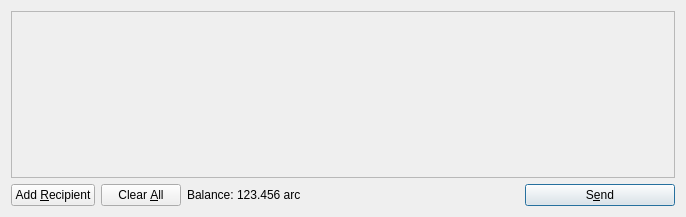
<?xml version="1.0" encoding="UTF-8"?>
<ui version="4.0">
 <class>SendCoinsDialog</class>
 <widget class="QDialog" name="SendCoinsDialog">
  <property name="geometry">
   <rect>
    <x>0</x>
    <y>0</y>
    <width>686</width>
    <height>217</height>
   </rect>
  </property>
  <property name="windowTitle">
   <string>Send Coins</string>
  </property>
  <layout class="QVBoxLayout" name="verticalLayout">
   <item>
    <widget class="QScrollArea" name="scrollArea">
     <property name="widgetResizable">
      <bool>true</bool>
     </property>
     <widget class="QWidget" name="scrollAreaWidgetContents">
      <property name="geometry">
       <rect>
        <x>0</x>
        <y>0</y>
        <width>666</width>
        <height>165</height>
       </rect>
      </property>
      <layout class="QVBoxLayout" name="verticalLayout_2">
       <property name="margin">
        <number>0</number>
       </property>
       <item>
        <layout class="QVBoxLayout" name="entries">
         <property name="spacing">
          <number>6</number>
         </property>
        </layout>
       </item>
       <item>
        <spacer name="verticalSpacer">
         <property name="orientation">
          <enum>Qt::Vertical</enum>
         </property>
         <property name="sizeHint" stdset="0">
          <size>
           <width>20</width>
           <height>40</height>
          </size>
         </property>
        </spacer>
       </item>
      </layout>
     </widget>
    </widget>
   </item>
   <item>
    <layout class="QHBoxLayout" name="horizontalLayout">
     <item>
      <widget class="QPushButton" name="addButton">
       <property name="toolTip">
        <string>Send to multiple recipients at once</string>
       </property>
       <property name="text">
        <string>Add &amp;Recipient</string>
       </property>
       <property name="icon">
        <iconset resource="../bitcoin.qrc">
         <normaloff>:/icons/add</normaloff>:/icons/add</iconset>
       </property>
       <property name="autoDefault">
        <bool>false</bool>
       </property>
      </widget>
     </item>
     <item>
      <widget class="QPushButton" name="clearButton">
       <property name="sizePolicy">
        <sizepolicy hsizetype="Minimum" vsizetype="Fixed">
         <horstretch>0</horstretch>
         <verstretch>0</verstretch>
        </sizepolicy>
       </property>
       <property name="toolTip">
        <string>Remove all transaction fields</string>
       </property>
       <property name="text">
        <string>Clear &amp;All</string>
       </property>
       <property name="icon">
        <iconset resource="../bitcoin.qrc">
         <normaloff>:/icons/remove</normaloff>:/icons/remove</iconset>
       </property>
       <property name="autoRepeatDelay">
        <number>300</number>
       </property>
       <property name="autoDefault">
        <bool>false</bool>
       </property>
      </widget>
     </item>
     <item>
      <layout class="QHBoxLayout" name="horizontalLayout_2">
       <property name="spacing">
        <number>3</number>
       </property>
       <item>
        <widget class="QLabel" name="label">
         <property name="text">
          <string>Balance:</string>
         </property>
        </widget>
       </item>
       <item>
        <widget class="QLabel" name="labelBalance">
         <property name="cursor">
          <cursorShape>IBeamCursor</cursorShape>
         </property>
         <property name="text">
          <string>123.456 arc</string>
         </property>
         <property name="textInteractionFlags">
          <set>Qt::LinksAccessibleByMouse|Qt::TextSelectableByKeyboard|Qt::TextSelectableByMouse</set>
         </property>
        </widget>
       </item>
      </layout>
     </item>
     <item>
      <spacer name="horizontalSpacer">
       <property name="orientation">
        <enum>Qt::Horizontal</enum>
       </property>
       <property name="sizeHint" stdset="0">
        <size>
         <width>40</width>
         <height>20</height>
        </size>
       </property>
      </spacer>
     </item>
     <item>
      <widget class="QPushButton" name="sendButton">
       <property name="minimumSize">
        <size>
         <width>150</width>
         <height>0</height>
        </size>
       </property>
       <property name="toolTip">
        <string>Confirm the send action</string>
       </property>
       <property name="text">
        <string>S&amp;end</string>
       </property>
       <property name="icon">
        <iconset resource="../bitcoin.qrc">
         <normaloff>:/icons/send</normaloff>:/icons/send</iconset>
       </property>
       <property name="default">
        <bool>true</bool>
       </property>
      </widget>
     </item>
    </layout>
   </item>
  </layout>
 </widget>
 <resources>
  <include location="../bitcoin.qrc"/>
 </resources>
 <connections/>
</ui>
